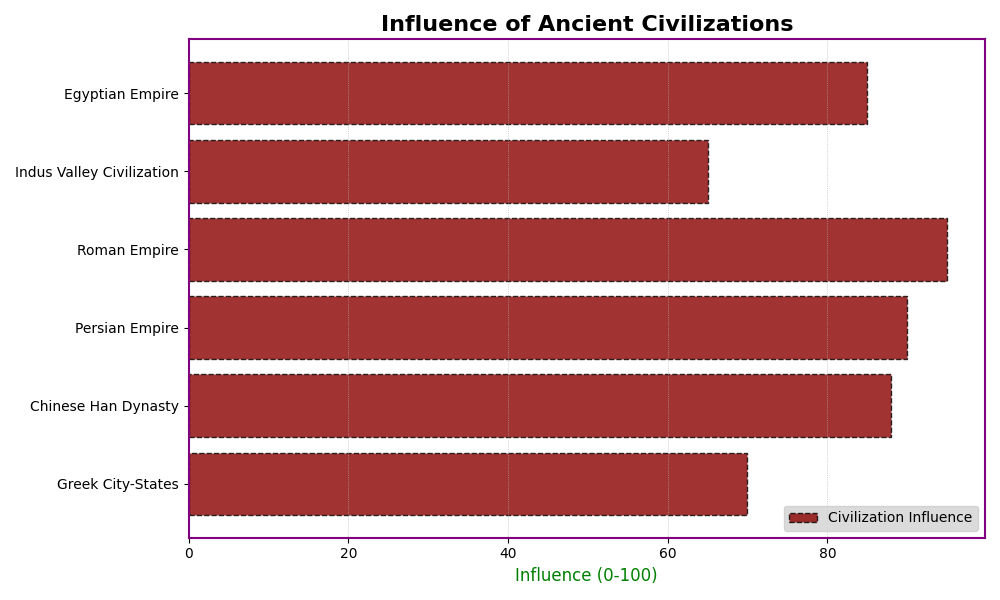

Python code for this plot:
import matplotlib.pyplot as plt
import numpy as np

civilizations = ['Greek City-States', 'Chinese Han Dynasty', 'Persian Empire', 'Roman Empire', 'Indus Valley Civilization', 'Egyptian Empire']
influence = np.array([70, 88, 90, 95, 65, 85])

fig, ax = plt.subplots(figsize=(10, 6))
y_pos = np.arange(len(civilizations))

ax.barh(y_pos, influence, color='darkred', alpha=0.8, edgecolor='black', linestyle='--')

ax.set_yticks(y_pos)
ax.set_yticklabels(civilizations)
ax.set_xlabel('Influence (0-100)', fontsize=12, color='green')
ax.set_title('Influence of Ancient Civilizations', fontsize=16, fontweight='bold')

# Altering marker type for bar ends
for spine in ax.spines.values():
    spine.set_edgecolor('purple')
    spine.set_linewidth(1.5)

# Toggle grid
ax.grid(True, which='both', axis='x', linestyle=':', linewidth=0.5)

# Randomly chosen marker style for the legend
ax.legend(['Civilization Influence'], loc='lower right', fontsize=10, frameon=True, facecolor='lightgrey')

plt.tight_layout()
plt.show()
